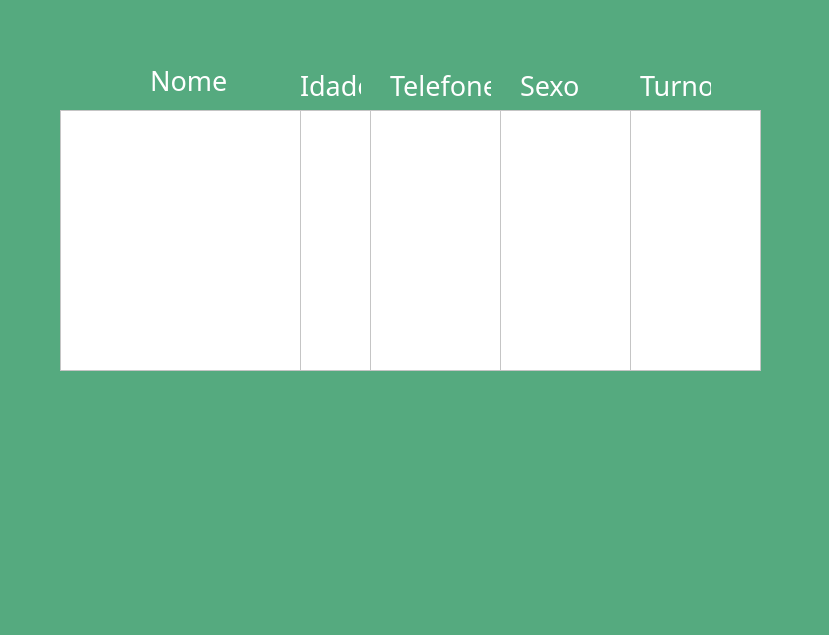
<?xml version="1.0" encoding="UTF-8"?>
<ui version="4.0">
 <class>Form</class>
 <widget class="QWidget" name="Form">
  <property name="geometry">
   <rect>
    <x>0</x>
    <y>0</y>
    <width>829</width>
    <height>635</height>
   </rect>
  </property>
  <property name="windowTitle">
   <string>Lista de Cadastrados</string>
  </property>
  <property name="styleSheet">
   <string notr="true">background-color: rgb(0, 170, 0);
background-color: rgb(85, 170, 127);</string>
  </property>
  <widget class="QListWidget" name="list_nome">
   <property name="geometry">
    <rect>
     <x>60</x>
     <y>110</y>
     <width>241</width>
     <height>261</height>
    </rect>
   </property>
   <property name="font">
    <font>
     <pointsize>14</pointsize>
    </font>
   </property>
   <property name="styleSheet">
    <string notr="true">background-color: rgb(255, 255, 255);</string>
   </property>
  </widget>
  <widget class="QLabel" name="label_5">
   <property name="geometry">
    <rect>
     <x>150</x>
     <y>70</y>
     <width>81</width>
     <height>21</height>
    </rect>
   </property>
   <property name="font">
    <font>
     <family>Gill Sans MT</family>
     <pointsize>20</pointsize>
    </font>
   </property>
   <property name="styleSheet">
    <string notr="true">color: rgb(255, 255, 255);</string>
   </property>
   <property name="text">
    <string>Nome</string>
   </property>
  </widget>
  <widget class="QLabel" name="label_6">
   <property name="geometry">
    <rect>
     <x>300</x>
     <y>70</y>
     <width>61</width>
     <height>31</height>
    </rect>
   </property>
   <property name="font">
    <font>
     <family>Gill Sans MT</family>
     <pointsize>20</pointsize>
    </font>
   </property>
   <property name="styleSheet">
    <string notr="true">color: rgb(255, 255, 255);</string>
   </property>
   <property name="text">
    <string>Idade</string>
   </property>
  </widget>
  <widget class="QLabel" name="label_7">
   <property name="geometry">
    <rect>
     <x>390</x>
     <y>70</y>
     <width>101</width>
     <height>31</height>
    </rect>
   </property>
   <property name="font">
    <font>
     <family>Gill Sans MT</family>
     <pointsize>20</pointsize>
    </font>
   </property>
   <property name="styleSheet">
    <string notr="true">color: rgb(255, 255, 255);</string>
   </property>
   <property name="text">
    <string>Telefone</string>
   </property>
  </widget>
  <widget class="QListWidget" name="list_idade">
   <property name="geometry">
    <rect>
     <x>300</x>
     <y>110</y>
     <width>71</width>
     <height>261</height>
    </rect>
   </property>
   <property name="font">
    <font>
     <pointsize>14</pointsize>
    </font>
   </property>
   <property name="styleSheet">
    <string notr="true">background-color: rgb(255, 255, 255);</string>
   </property>
  </widget>
  <widget class="QListWidget" name="list_telefone">
   <property name="geometry">
    <rect>
     <x>370</x>
     <y>110</y>
     <width>131</width>
     <height>261</height>
    </rect>
   </property>
   <property name="font">
    <font>
     <pointsize>14</pointsize>
    </font>
   </property>
   <property name="styleSheet">
    <string notr="true">background-color: rgb(255, 255, 255);</string>
   </property>
  </widget>
  <widget class="QListWidget" name="list_sexo">
   <property name="geometry">
    <rect>
     <x>500</x>
     <y>110</y>
     <width>131</width>
     <height>261</height>
    </rect>
   </property>
   <property name="font">
    <font>
     <pointsize>14</pointsize>
    </font>
   </property>
   <property name="styleSheet">
    <string notr="true">background-color: rgb(255, 255, 255);</string>
   </property>
  </widget>
  <widget class="QLabel" name="label_8">
   <property name="geometry">
    <rect>
     <x>520</x>
     <y>70</y>
     <width>61</width>
     <height>31</height>
    </rect>
   </property>
   <property name="font">
    <font>
     <family>Gill Sans MT</family>
     <pointsize>20</pointsize>
    </font>
   </property>
   <property name="styleSheet">
    <string notr="true">color: rgb(255, 255, 255);</string>
   </property>
   <property name="text">
    <string>Sexo</string>
   </property>
  </widget>
  <widget class="QListWidget" name="list_turno">
   <property name="geometry">
    <rect>
     <x>630</x>
     <y>110</y>
     <width>131</width>
     <height>261</height>
    </rect>
   </property>
   <property name="font">
    <font>
     <pointsize>14</pointsize>
    </font>
   </property>
   <property name="styleSheet">
    <string notr="true">background-color: rgb(255, 255, 255);</string>
   </property>
  </widget>
  <widget class="QLabel" name="label_9">
   <property name="geometry">
    <rect>
     <x>640</x>
     <y>70</y>
     <width>71</width>
     <height>31</height>
    </rect>
   </property>
   <property name="font">
    <font>
     <family>Gill Sans MT</family>
     <pointsize>20</pointsize>
    </font>
   </property>
   <property name="styleSheet">
    <string notr="true">color: rgb(255, 255, 255);</string>
   </property>
   <property name="text">
    <string>Turno</string>
   </property>
  </widget>
 </widget>
 <resources/>
 <connections/>
</ui>
